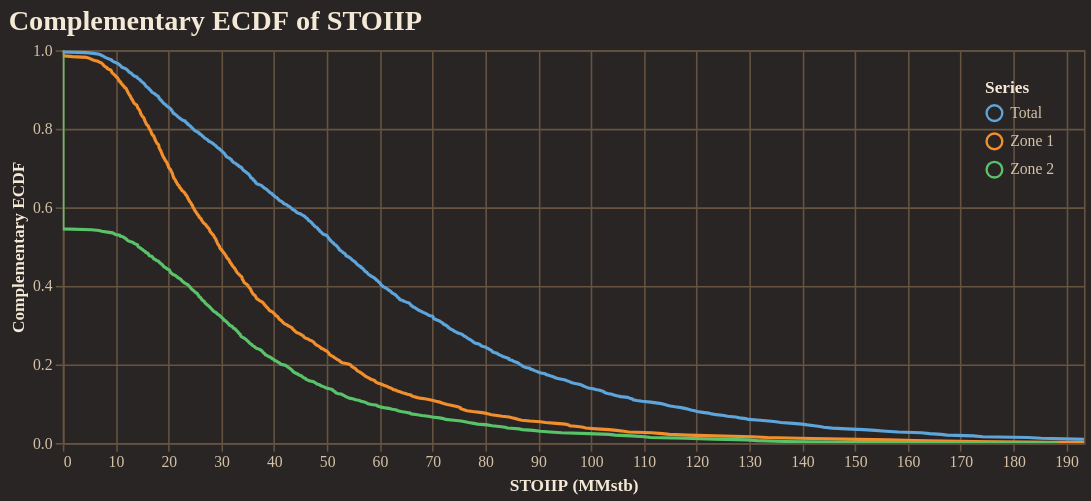

Notebook cell for this chart:
### Code cell
fig = reporter.plotter.prospect_volumetric_ecdf_plot(
    figsize=(650, 250),
    backend=PLOTTING_BACKEND
)
fig.show()

### Figure 1 — Vega-Lite specification as saved in the notebook (floating-point values rounded to 4 significant figures; data arrays with more than 128 entries replaced by an {"elided": "..."} marker saying what was removed)
{"config": {"background": "#292524", "view": {"fill": "#292524", "stroke": "#665340"}, "title": {"color": "#f4e9d7", "font": "Merriweather", "fontSize": 18, "fontWeight": 600, "subtitleColor": "#d5c2a6", "anchor": "start"}, "axis": {"domainColor": "#665340", "gridColor": "#665340", "tickColor": "#665340", "labelColor": "#d5c2a6", "titleColor": "#f4e9d7", "labelFont": "Merriweather", "titleFont": "Merriweather"}, "legend": {"titleColor": "#f4e9d7", "labelColor": "#d5c2a6", "labelFont": "Merriweather", "titleFont": "Merriweather", "orient": "top-right", "symbolType": "circle"}, "header": {"labelColor": "#d5c2a6", "titleColor": "#f4e9d7", "labelFont": "Merriweather", "titleFont": "Merriweather"}, "mark": {"color": "#c78d3b"}, "line": {"color": "#c78d3b"}, "bar": {"color": "#c78d3b"}, "point": {"color": "#ddb06d"}, "area": {"color": "#c78d3b", "opacity": 0.35}, "text": {"color": "#f4e9d7", "font": "Merriweather"}, "range": {"category": ["#5DA5DA", "#F28E2B", "#59C36A", "#E15759", "#B07AA1", "#4ECDC4", "#FF9DA7", "#EDC948"]}}, "layer": [{"mark": {"type": "line", "clip": true, "strokeWidth": 2}, "encoding": {"color": {"field": "series", "title": "Series", "type": "nominal"}, "tooltip": [{"field": "series", "title": "Series", "type": "nominal"}, {"field": "stoiip_mmstb", "format": ",.2f", "title": "STOIIP (MMstb)", "type": "quantitative"}, {"field": "exceedance_probability", "format": ".3f", "title": "Exceedance", "type": "quantitative"}], "x": {"field": "stoiip_mmstb", "title": "STOIIP (MMstb)", "type": "quantitative"}, "y": {"field": "exceedance_probability", "scale": {"domain": [0, 1]}, "title": "Complementary ECDF", "type": "quantitative"}}}], "data": {"name": "data-fa072ba9cd4b1ceffd74841b1712a3ba"}, "encoding": {"x": {"field": "stoiip_mmstb", "scale": {"domain": [0, 193.4]}, "type": "quantitative"}}, "height": 250, "title": "Complementary ECDF of STOIIP", "width": 650, "$schema": "https://vega.github.io/schema/vega-lite/v5.20.1.json", "datasets": {"data-fa072ba9cd4b1ceffd74841b1712a3ba": {"elided": "1500 records"}}}
